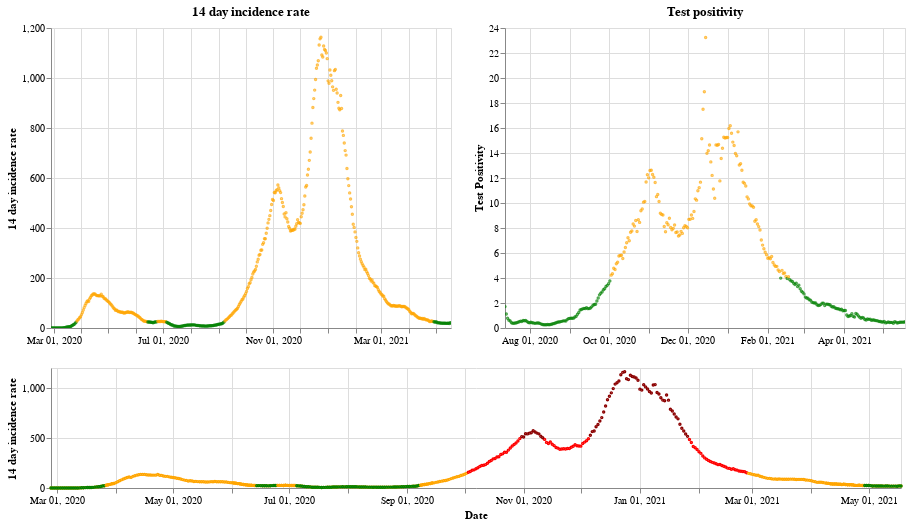

Notebook cell for this chart:
### Markdown cell above
## Wales

### Code cell
plot_traffic_light('Wales')

### Figure 1 — Vega-Lite specification as saved in the notebook (floating-point values rounded to 4 significant figures; data arrays with more than 128 entries replaced by an {"elided": "..."} marker saying what was removed)
{"config": {"view": {"continuousWidth": 400, "continuousHeight": 300}}, "vconcat": [{"hconcat": [{"mark": {"type": "point", "size": 2}, "encoding": {"color": {"condition": {"value": "green", "test": "(datum.twoWeeklyCasesRate <= 25)"}, "value": "orange"}, "tooltip": [{"type": "nominal", "field": "areaName"}, {"type": "temporal", "field": "date"}, {"type": "quantitative", "field": "twoWeeklyCasesRate"}, {"type": "quantitative", "field": "testPositivity"}], "x": {"type": "temporal", "axis": {"title": ""}, "field": "date", "scale": {"domain": {"selection": "DateBrush"}}, "timeUnit": "yearmonthdate"}, "y": {"type": "quantitative", "axis": {"title": "14 day incidence rate"}, "field": "twoWeeklyCasesRate"}}, "title": "14 day incidence rate", "width": 400}, {"mark": {"type": "point", "size": 2}, "encoding": {"color": {"condition": {"value": "green", "test": "(datum.testPositivity <= 4)"}, "value": "orange"}, "tooltip": [{"type": "nominal", "field": "areaName"}, {"type": "temporal", "field": "date"}, {"type": "quantitative", "field": "twoWeeklyCasesRate"}, {"type": "quantitative", "field": "testPositivity"}], "x": {"type": "temporal", "axis": {"title": ""}, "field": "date", "scale": {"domain": {"selection": "DateBrush"}}, "timeUnit": "yearmonthdate"}, "y": {"type": "quantitative", "axis": {"title": "Test Positivity"}, "field": "testPositivity"}}, "title": "Test positivity", "width": 400}]}, {"layer": [{"mark": {"type": "point", "size": 2}, "encoding": {"color": {"condition": {"value": "orange", "test": "((50 && datum.twoWeeklyCasesRate) < 150)"}, "value": "red"}, "opacity": {"condition": {"value": 1, "test": "((50 && datum.twoWeeklyCasesRate) < 500)"}, "value": 0}, "tooltip": [{"type": "nominal", "field": "areaName"}, {"type": "temporal", "field": "date"}, {"type": "quantitative", "field": "twoWeeklyCasesRate"}, {"type": "quantitative", "field": "testPositivity"}], "x": {"type": "temporal", "axis": {"title": "Date"}, "field": "date", "timeUnit": "yearmonthdate"}, "y": {"type": "quantitative", "axis": {"title": "14 day incidence rate"}, "field": "twoWeeklyCasesRate"}}, "selection": {"DateBrush": {"type": "interval", "encodings": ["x"], "fields": ["Time"]}}, "width": 850}, {"mark": {"type": "point", "size": 2}, "encoding": {"color": {"value": "darkred"}, "opacity": {"condition": {"value": 1, "test": "(datum.twoWeeklyCasesRate >= 500)"}, "value": 0}, "tooltip": [{"type": "nominal", "field": "areaName"}, {"type": "temporal", "field": "date"}, {"type": "quantitative", "field": "twoWeeklyCasesRate"}, {"type": "quantitative", "field": "testPositivity"}], "x": {"type": "temporal", "axis": {"title": "Date"}, "field": "date", "timeUnit": "yearmonthdate"}, "y": {"type": "quantitative", "axis": {"title": "14 day incidence rate"}, "field": "twoWeeklyCasesRate"}}, "width": 400}, {"mark": {"type": "point", "size": 2}, "encoding": {"color": {"condition": {"value": "green", "test": "((4 && datum.twoWeeklyCasesRate) < 25)"}, "value": "orange"}, "opacity": {"condition": {"value": 1, "test": "(datum.twoWeeklyCasesRate < 50)"}, "value": 0}, "tooltip": [{"type": "nominal", "field": "areaName"}, {"type": "temporal", "field": "date"}, {"type": "quantitative", "field": "twoWeeklyCasesRate"}, {"type": "quantitative", "field": "testPositivity"}], "x": {"type": "temporal", "axis": {"title": "Date"}, "field": "date", "timeUnit": "yearmonthdate"}, "y": {"type": "quantitative", "axis": {"title": "14 day incidence rate"}, "field": "twoWeeklyCasesRate"}}, "width": 400}], "height": 120, "width": 800}], "data": {"name": "data-595aa3e62efc814dc1dbff6d9ce948b3"}, "$schema": "https://vega.github.io/schema/vega-lite/v4.8.1.json", "datasets": {"data-595aa3e62efc814dc1dbff6d9ce948b3": {"elided": "447 records"}}}
